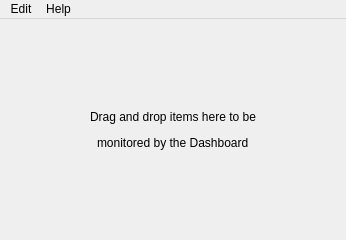
<?xml version="1.0" encoding="UTF-8"?>
<ui version="4.0">
 <class>MainWindow</class>
 <widget class="QMainWindow" name="MainWindow">
  <property name="geometry">
   <rect>
    <x>0</x>
    <y>0</y>
    <width>346</width>
    <height>240</height>
   </rect>
  </property>
  <property name="acceptDrops">
   <bool>true</bool>
  </property>
  <property name="windowTitle">
   <string>MainWindow</string>
  </property>
  <property name="autoFillBackground">
   <bool>false</bool>
  </property>
  <property name="styleSheet">
   <string notr="true"/>
  </property>
  <widget class="QWidget" name="centralWidget">
   <layout class="QVBoxLayout" name="verticalLayout">
    <item>
     <spacer name="verticalSpacer">
      <property name="orientation">
       <enum>Qt::Vertical</enum>
      </property>
      <property name="sizeHint" stdset="0">
       <size>
        <width>20</width>
        <height>71</height>
       </size>
      </property>
     </spacer>
    </item>
    <item>
     <layout class="QHBoxLayout" name="horizontalLayout">
      <item>
       <spacer name="horizontalSpacer">
        <property name="orientation">
         <enum>Qt::Horizontal</enum>
        </property>
        <property name="sizeHint" stdset="0">
         <size>
          <width>40</width>
          <height>20</height>
         </size>
        </property>
       </spacer>
      </item>
      <item>
       <widget class="QLabel" name="label">
        <property name="text">
         <string>Drag and drop items here to be</string>
        </property>
       </widget>
      </item>
      <item>
       <spacer name="horizontalSpacer_2">
        <property name="orientation">
         <enum>Qt::Horizontal</enum>
        </property>
        <property name="sizeHint" stdset="0">
         <size>
          <width>40</width>
          <height>20</height>
         </size>
        </property>
       </spacer>
      </item>
     </layout>
    </item>
    <item>
     <layout class="QHBoxLayout" name="horizontalLayout_2">
      <item>
       <spacer name="horizontalSpacer_3">
        <property name="orientation">
         <enum>Qt::Horizontal</enum>
        </property>
        <property name="sizeHint" stdset="0">
         <size>
          <width>40</width>
          <height>20</height>
         </size>
        </property>
       </spacer>
      </item>
      <item>
       <widget class="QLabel" name="label_2">
        <property name="text">
         <string>monitored by the Dashboard</string>
        </property>
       </widget>
      </item>
      <item>
       <spacer name="horizontalSpacer_4">
        <property name="orientation">
         <enum>Qt::Horizontal</enum>
        </property>
        <property name="sizeHint" stdset="0">
         <size>
          <width>40</width>
          <height>20</height>
         </size>
        </property>
       </spacer>
      </item>
     </layout>
    </item>
    <item>
     <spacer name="verticalSpacer_2">
      <property name="orientation">
       <enum>Qt::Vertical</enum>
      </property>
      <property name="sizeHint" stdset="0">
       <size>
        <width>20</width>
        <height>52</height>
       </size>
      </property>
     </spacer>
    </item>
   </layout>
  </widget>
  <widget class="QMenuBar" name="menuBar">
   <property name="geometry">
    <rect>
     <x>0</x>
     <y>0</y>
     <width>346</width>
     <height>21</height>
    </rect>
   </property>
   <widget class="QMenu" name="menuEdit">
    <property name="title">
     <string>Edit</string>
    </property>
    <addaction name="action_Settings"/>
   </widget>
   <widget class="QMenu" name="menuHelp">
    <property name="title">
     <string>Help</string>
    </property>
    <addaction name="action_About"/>
   </widget>
   <addaction name="menuEdit"/>
   <addaction name="menuHelp"/>
  </widget>
  <action name="action_Quit">
   <property name="text">
    <string>Quit</string>
   </property>
   <property name="shortcut">
    <string>Alt+Q</string>
   </property>
  </action>
  <action name="action_Settings">
   <property name="text">
    <string>Settings...</string>
   </property>
   <property name="shortcut">
    <string>Alt+S</string>
   </property>
  </action>
  <action name="action_About">
   <property name="text">
    <string>About Dashboard...</string>
   </property>
  </action>
  <action name="action_RemoveAll">
   <property name="text">
    <string>All</string>
   </property>
   <property name="shortcut">
    <string>Ctrl+Alt+R</string>
   </property>
  </action>
 </widget>
 <layoutdefault spacing="6" margin="11"/>
 <resources/>
 <connections/>
</ui>
